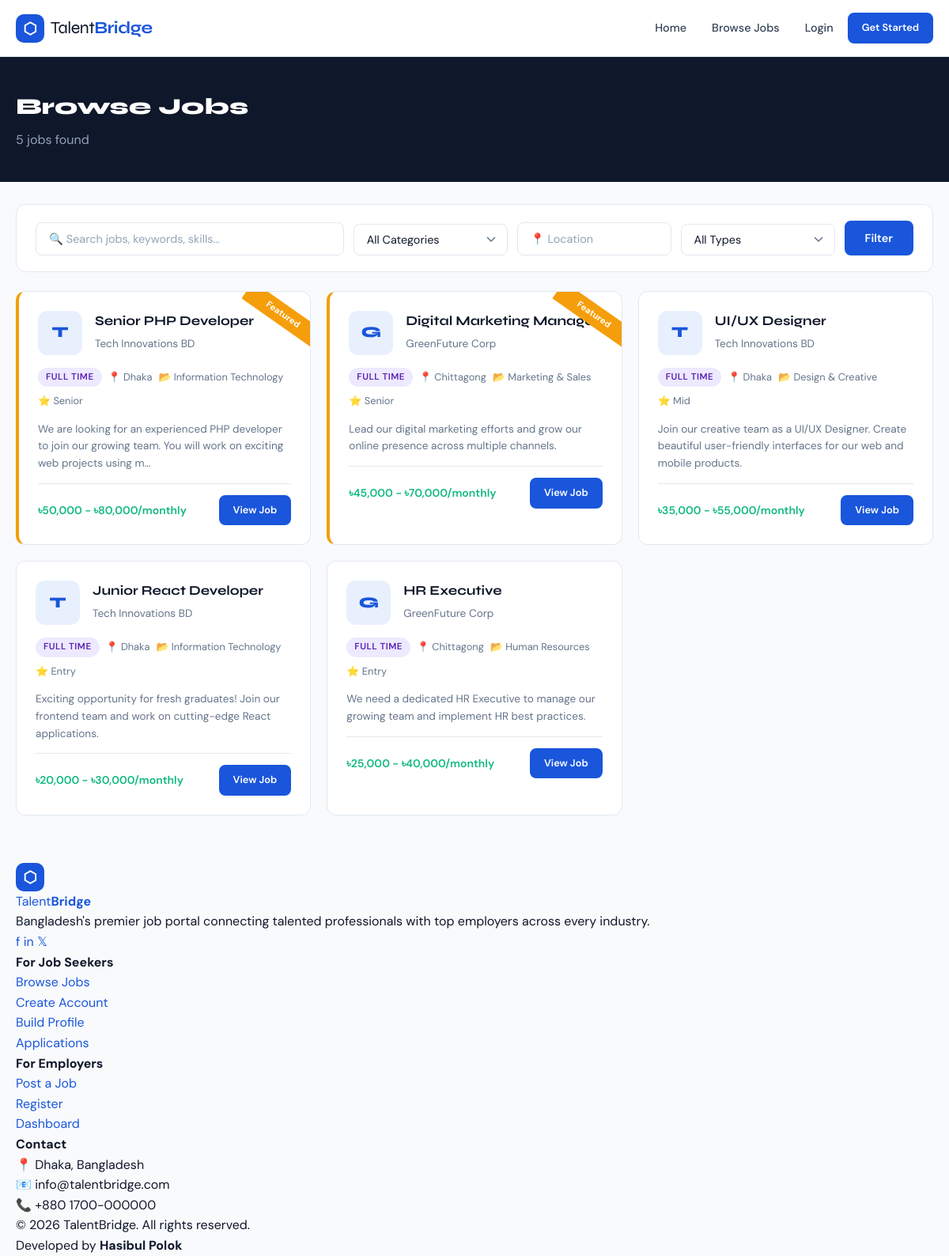
/jobs.php, run on the app's committed database.
### tables this page shows
CREATE TABLE jobs (
    id               INT AUTO_INCREMENT PRIMARY KEY,
    employer_id      INT          NOT NULL,
    company_id       INT          NOT NULL,
    category_id      INT          NOT NULL,
    title            VARCHAR(200) NOT NULL,
    slug             VARCHAR(250) NOT NULL UNIQUE,
    description      LONGTEXT     NOT NULL,
    requirements     TEXT,
    responsibilities TEXT,
    type             ENUM('full-time','part-time','remote','contract','internship','freelance') DEFAULT 'full-time',
    location         VARCHAR(200),
    city             VARCHAR(100),
    salary_min       DECIMAL(10,2),
    salary_max       DECIMAL(10,2),
    salary_type      ENUM('monthly','yearly','hourly','negotiable') DEFAULT 'monthly',
    experience_level ENUM('entry','mid','senior','lead','executive') DEFAULT 'entry',
    education_level  VARCHAR(100),
    skills_required  TEXT,
    deadline         DATE,
    status           ENUM('pending','approved','rejected','closed','draft') DEFAULT 'pending',
    is_featured      TINYINT(1)   DEFAULT 0,
    views            INT          DEFAULT 0,
    created_at       TIMESTAMP    DEFAULT CURRENT_TIMESTAMP,
    updated_at       TIMESTAMP    DEFAULT CURRENT_TIMESTAMP ON UPDATE CURRENT_TIMESTAMP,
    FOREIGN KEY (employer_id)  REFERENCES users(id)      ON DELETE CASCADE,
    FOREIGN KEY (company_id)   REFERENCES companies(id)  ON DELETE CASCADE,
    FOREIGN KEY (category_id)  REFERENCES categories(id) ON DELETE CASCADE
);

CREATE TABLE companies (
    id           INT AUTO_INCREMENT PRIMARY KEY,
    user_id      INT          NOT NULL,
    name         VARCHAR(200) NOT NULL,
    logo         VARCHAR(255),
    website      VARCHAR(255),
    email        VARCHAR(150),
    phone        VARCHAR(20),
    industry     VARCHAR(100),
    size         ENUM('1-10','11-50','51-200','201-500','500+') DEFAULT '1-10',
    founded_year YEAR,
    address      TEXT,
    city         VARCHAR(100),
    country      VARCHAR(100) DEFAULT 'Bangladesh',
    description  TEXT,
    status       ENUM('active','inactive') DEFAULT 'active',
    created_at   TIMESTAMP DEFAULT CURRENT_TIMESTAMP,
    updated_at   TIMESTAMP DEFAULT CURRENT_TIMESTAMP ON UPDATE CURRENT_TIMESTAMP,
    FOREIGN KEY (user_id) REFERENCES users(id) ON DELETE CASCADE
);

CREATE TABLE categories (
    id         INT AUTO_INCREMENT PRIMARY KEY,
    name       VARCHAR(100) NOT NULL,
    slug       VARCHAR(100) NOT NULL UNIQUE,
    icon       VARCHAR(50)  DEFAULT 'briefcase',
    created_at TIMESTAMP    DEFAULT CURRENT_TIMESTAMP
);

### includes/functions.php (called while the page is built, shortened)
<?php
function e($string) {
    return htmlspecialchars($string ?? '', ENT_QUOTES, 'UTF-8');
}
function formatSalary($min, $max, $type) {
    $currency = '৳';
    if ($min && $max) {
        return $currency . number_format($min) . ' - ' . $currency . number_format($max) . '/' . $type;
    } elseif ($min) {
        return 'From ' . $currency . number_format($min) . '/' . $type;
    } elseif ($max) {
        return 'Up to ' . $currency . number_format($max) . '/' . $type;
    }
    return 'Not disclosed';
}
function getLogoUrl($logoFile) {
    return null;
}
function truncate($text, $length = 150) {
    $text = strip_tags($text);
    if (strlen($text) <= $length) return $text;
    return substr($text, 0, $length) . '…';
}
function jobTypeLabel($type) {
    $labels = [
        'full-time'  => 'Full Time',
        'part-time'  => 'Part Time',
        'remote'     => 'Remote',
        'contract'   => 'Contract',
        'internship' => 'Internship',
        'freelance'  => 'Freelance',
    ];
    return $labels[$type] ?? ucfirst($type);
}
?>

### jobs.php (the view, shortened to what this page needs)
<?php
require_once 'includes/functions.php';
$pdo = getDB();
$q         = trim($_GET['q'] ?? '');
$location  = trim($_GET['location'] ?? '');
$page      = max(1, intval($_GET['page'] ?? 1));
$perPage   = 10;
$where = ["j.status = 'approved'", "j.deadline >= CURDATE()"];
$params = [];
$whereClause = implode(' AND ', $where);
$baseSql = "
    SELECT j.*, c.name AS company_name, c.logo AS company_logo, cat.name AS category_name
    FROM jobs j
    JOIN companies c ON j.company_id = c.id
    JOIN categories cat ON j.category_id = cat.id
    WHERE $whereClause
    ORDER BY j.is_featured DESC, j.created_at DESC
";
$countStmt = $pdo->prepare("SELECT COUNT(*) FROM jobs j JOIN companies c ON j.company_id = c.id JOIN categories cat ON j.category_id = cat.id WHERE $whereClause");
$countStmt->execute($params);
$total = $countStmt->fetchColumn();
$offset = ($page - 1) * $perPage;
$stmt = $pdo->prepare("$baseSql LIMIT $perPage OFFSET $offset");
$stmt->execute($params);
$jobs = $stmt->fetchAll();
?>
<!DOCTYPE html>
<html lang="en">
<head>
    <link rel="stylesheet" href="<?= BASE_URL ?>/assets/css/style.css">
</head>
<body>
<?php require_once 'includes/header.php'; ?>
<div style="background:var(--dark);color:white;padding:40px 0;">
    <div class="container">
        <h1 style="font-family:var(--font-display);font-size:1.8rem;font-weight:800;margin-bottom:6px;">Browse Jobs</h1>
        <p style="color:#94a3b8;"><?= number_format($total) ?> job<?= $total != 1 ? 's' : '' ?> found<?= $q ? ' for "' . e($q) . '"' : '' ?></p>
    </div>
</div>
<div class="container" style="padding-top:28px;padding-bottom:60px;">
    <div class="filter-bar">
        <form method="GET" action="<?= BASE_URL ?>/jobs.php">
            <div class="filter-grid">
                <div class="form-group" style="margin:0;">
                    <input type="text" name="q" class="form-control" placeholder="🔍 Search jobs, keywords, skills..." value="<?= e($q) ?>">
                </div>
                <div class="form-group" style="margin:0;">
                    <select name="category" class="form-control form-select">
                        <option value="">All Categories</option>
                    </select>
                </div>
                <div class="form-group" style="margin:0;">
                    <input type="text" name="location" class="form-control" placeholder="📍 Location" value="<?= e($location) ?>">
                </div>
                <div class="form-group" style="margin:0;">
                    <select name="type" class="form-control form-select">
                        <option value="">All Types</option>
                    </select>
                </div>
                <div style="display:flex;gap:8px;">
                    <button type="submit" class="btn btn-primary" style="white-space:nowrap;">Filter</button>
                </div>
            </div>
        </form>
    </div>
    <?php if ($jobs): ?>
        <div class="jobs-grid">
            <?php foreach ($jobs as $job):
            ?>
            <div class="job-card <?= $job['is_featured'] ? 'featured' : '' ?>">
                <div class="job-card-top">
                    <div class="company-logo">
                        <?php $logoUrl = getLogoUrl($job['company_logo'] ?? null); ?>
                        <?php if ($logoUrl): ?>
                            <img src="<?= e($logoUrl) ?>" alt="<?= e($job['company_name']) ?>">
                        <?php else: ?>
                            <?= strtoupper(substr($job['company_name'], 0, 1)) ?>
                        <?php endif; ?>
                    </div>
                    <div class="job-card-info">
                        <h3 class="job-title">
                            <a href="<?= BASE_URL ?>/job.php?id=<?= $job['id'] ?>"><?= e($job['title']) ?></a>
                        </h3>
                        <div class="company-name"><?= e($job['company_name']) ?></div>
                    </div>
                </div>
                <div class="job-meta">
                    <span class="badge badge-type"><?= jobTypeLabel($job['type']) ?></span>
                    <span class="job-meta-item">📍 <?= e($job['city']) ?></span>
                    <span class="job-meta-item">📂 <?= e($job['category_name']) ?></span>
                    <span class="job-meta-item">⭐ <?= ucfirst($job['experience_level']) ?></span>
                </div>
                <p style="font-size:0.85rem;color:var(--mid);line-height:1.6;margin-bottom:14px;"><?= truncate($job['description'], 120) ?></p>
                <div class="job-card-footer">
                    <div class="job-salary"><?= formatSalary($job['salary_min'], $job['salary_max'], $job['salary_type']) ?></div>
                    <a href="<?= BASE_URL ?>/job.php?id=<?= $job['id'] ?>" class="btn btn-primary btn-sm">View Job</a>
                </div>
            </div>
            <?php endforeach; ?>
        </div>
    <?php endif; ?>
</div>
<?php require_once 'includes/footer.php'; ?>
</body>
</html>

### assets/css/style.css (style rules this page uses)
:root { --primary: #1a56db; --primary-dark: #1344b4; --primary-light: #e8f0fe; --secondary: #f59e0b; --secondary-light: #fef3c7; --dark: #0f172a; --dark-2: #1e293b; --dark-3: #334155; --mid: #64748b; --light: #94a3b8; --border: #e2e8f0; --bg: #f8fafc; --white: #ffffff; --success: #10b981; --danger: #ef4444; --warning: #f59e0b; --info: #3b82f6; --font-display: 'Syne', sans-serif; --font-body: 'DM Sans', sans-serif; --radius: 12px; --radius-sm: 8px; --radius-lg: 20px; --shadow: 0 4px 20px rgba(0,0,0,0.08); --shadow-lg: 0 10px 40px rgba(0,0,0,0.12); --transition: all 0.25s cubic-bezier(0.4,0,0.2,1); }
*, *::before, *::after { box-sizing: border-box; margin: 0; padding: 0; }
html { scroll-behavior: smooth; font-size: 16px; }
body { font-family: var(--font-body); background: var(--bg); color: var(--dark); line-height: 1.6; overflow-x: hidden; }
a { color: var(--primary); text-decoration: none; transition: var(--transition); }
button { cursor: pointer; font-family: var(--font-body); }
input, textarea, select { font-family: var(--font-body); }
.container { width: 100%; max-width: 1220px; margin: 0 auto; padding: 0 20px; }
.btn { display: inline-flex; align-items: center; gap: 8px; padding: 11px 24px; border-radius: var(--radius-sm); font-weight: 600; font-size: 0.9rem; border: 2px solid transparent; transition: var(--transition); cursor: pointer; text-decoration: none; white-space: nowrap; font-family: var(--font-body); }
.btn-primary { background: var(--primary); color: white; border-color: var(--primary); }
.btn-sm { padding: 7px 16px; font-size: 0.8rem; }
.job-card { background: white; border: 1px solid var(--border); border-radius: var(--radius); padding: 24px; transition: var(--transition); position: relative; overflow: hidden; }
.job-card.featured { border-left: 4px solid var(--secondary); }
.job-card.featured::after { content: 'Featured'; position: absolute; top: 16px; right: -20px; background: var(--secondary); color: white; font-size: 0.7rem; font-weight: 700; padding: 4px 30px; transform: rotate(35deg); }
.job-card-top { display: flex; gap: 16px; align-items: flex-start; margin-bottom: 16px; }
.company-logo { width: 56px; height: 56px; border-radius: 12px; background: var(--primary-light); display: flex; align-items: center; justify-content: center; font-family: var(--font-display); font-weight: 800; font-size: 1.2rem; color: var(--primary); flex-shrink: 0; overflow: hidden; }
.job-card-info { flex: 1; }
.job-title { font-family: var(--font-display); font-size: 1.05rem; font-weight: 700; color: var(--dark); margin-bottom: 4px; }
.job-title a { color: inherit; }
.company-name { font-size: 0.85rem; color: var(--mid); }
.job-meta { display: flex; flex-wrap: wrap; gap: 8px; margin-bottom: 14px; }
.job-meta-item { display: flex; align-items: center; gap: 5px; font-size: 0.8rem; color: var(--mid); }
.job-card-footer { display: flex; justify-content: space-between; align-items: center; padding-top: 14px; border-top: 1px solid var(--border); }
.job-salary { font-weight: 600; color: var(--success); font-size: 0.875rem; }
.badge { display: inline-flex; align-items: center; padding: 3px 10px; border-radius: 50px; font-size: 0.72rem; font-weight: 600; text-transform: uppercase; letter-spacing: 0.5px; }
.badge-type { background: #ede9fe; color: #5b21b6; }
.form-group { margin-bottom: 20px; }
.form-control { width: 100%; padding: 11px 16px; border: 1.5px solid var(--border); border-radius: var(--radius-sm); font-size: 0.9rem; color: var(--dark); background: white; transition: var(--transition); outline: none; font-family: var(--font-body); }
.form-control::placeholder { color: var(--light); }
.form-select { appearance: none; background-repeat: no-repeat; background-position: right 14px center; padding-right: 40px; }
.jobs-grid { display: grid; grid-template-columns: repeat(auto-fill, minmax(340px, 1fr)); gap: 20px; }
.filter-bar { background: white; border: 1px solid var(--border); border-radius: var(--radius); padding: 20px 24px; margin-bottom: 24px; }
.filter-grid { display: grid; grid-template-columns: 2fr 1fr 1fr 1fr auto; gap: 12px; align-items: end; }

### data on the page
jobs: company.name "T", title "Senior PHP Developer", company.name "Tech Innovations BD", type "FULL TIME", city "Dhaka", category.name "Information Technology", experience_level "Senior", description "We are looking for an experienced PHP developer to join our growing team. You will work on exciting web projects using m…", salary_min+salary_max+salary_type "৳50,000 - ৳80,000/monthly"
jobs: company.name "G", title "Digital Marketing Manager", company.name "GreenFuture Corp", type "FULL TIME", city "Chittagong", category.name "Marketing & Sales", experience_level "Senior", description "Lead our digital marketing efforts and grow our online presence across multiple channels.", salary_min+salary_max+salary_type "৳45,000 - ৳70,000/monthly"
jobs: company.name "T", title "UI/UX Designer", company.name "Tech Innovations BD", type "FULL TIME", city "Dhaka", category.name "Design & Creative", experience_level "Mid", description "Join our creative team as a UI/UX Designer. Create beautiful user-friendly interfaces for our web and mobile products.", salary_min+salary_max+salary_type "৳35,000 - ৳55,000/monthly"
jobs: company.name "T", title "Junior React Developer", company.name "Tech Innovations BD", type "FULL TIME", city "Dhaka", category.name "Information Technology", experience_level "Entry", description "Exciting opportunity for fresh graduates! Join our frontend team and work on cutting-edge React applications.", salary_min+salary_max+salary_type "৳20,000 - ৳30,000/monthly"
jobs: company.name "G", title "HR Executive", company.name "GreenFuture Corp", type "FULL TIME", city "Chittagong", category.name "Human Resources", experience_level "Entry", description "We need a dedicated HR Executive to manage our growing team and implement HR best practices.", salary_min+salary_max+salary_type "৳25,000 - ৳40,000/monthly"

### other printed values
$total "5"
